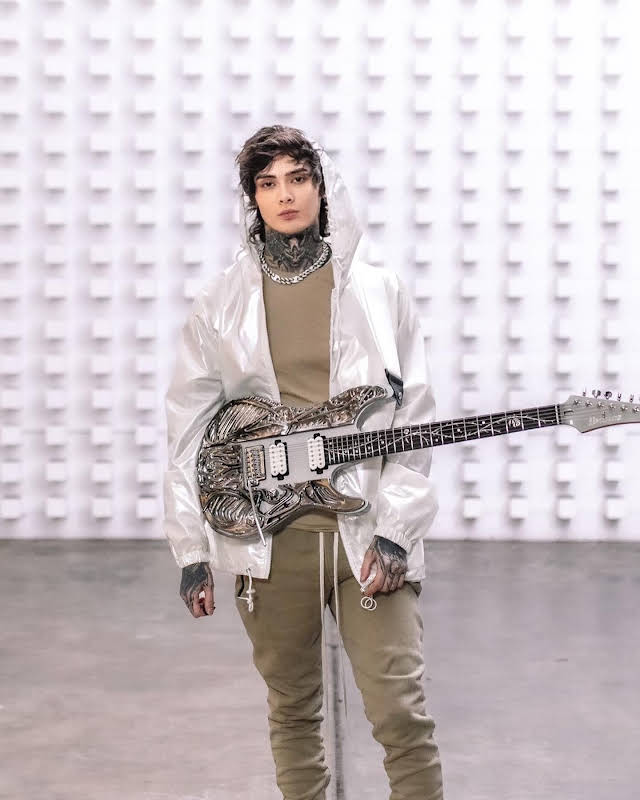
%> input picture timhenson.jpg, 640 x 800 px
$ octave colourtint_matlab.m   (GNU Octave 9; MATLAB toolbox functions it lacks are replaced by stand-ins)
%> lines starting %> are read from the running program, lines starting %| are printed output that depends on the picture
% % COLOUR TINT ON MATLAB
% By Ratna Aditya Apsari

%% Load the image
clear; close all;

im = imread('timhenson.jpg');
%> im is the input picture: size 800x640x3 uint8; mean R, G, B 202.6, 193.5, 196.7
imshow(im)

%% Adjust image intensity and gamma
imbright = imadjust(im,[], [0.1 0.8], [1.45]);
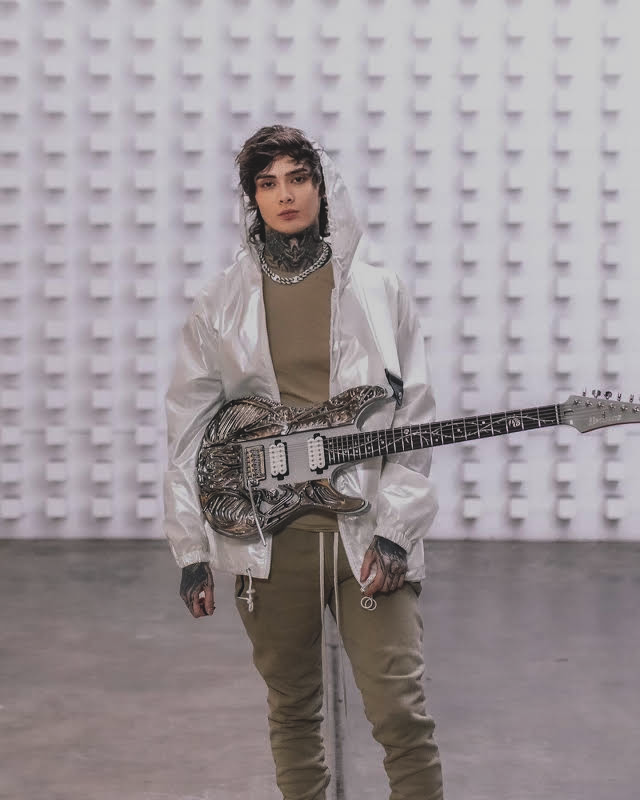
%> imbright: size 800x640x3 uint8; mean R, G, B 155.9, 148.2, 151.7
imshow(imbright)

%% Separate image into its respective RGB layers
imdbl = double(imbright); % // Read in your image here
inputRed = imdbl(:,:,1); %// Extract each colour plane
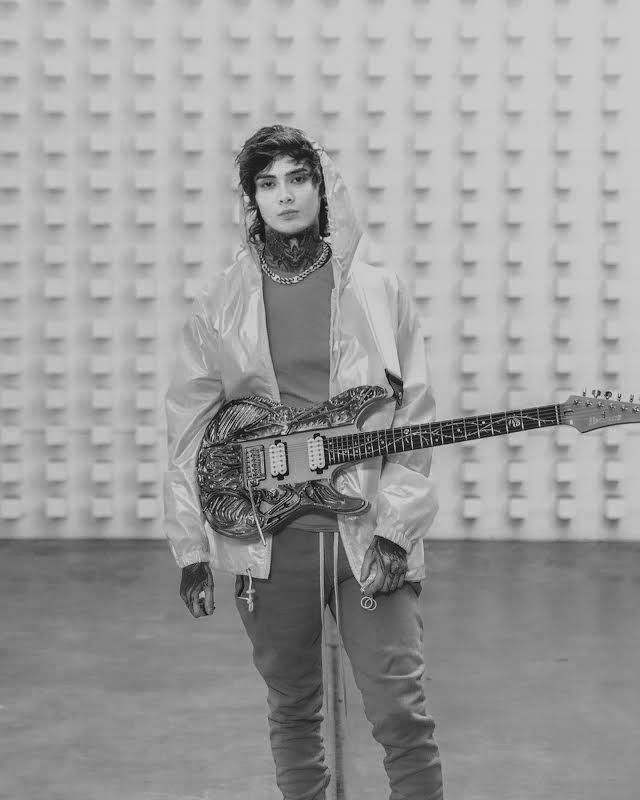
%> inputRed: size 800x640 double; min 26, max 204, mean 155.9
inputGreen = imdbl(:,:,2);
inputBlue = imdbl(:,:,3);
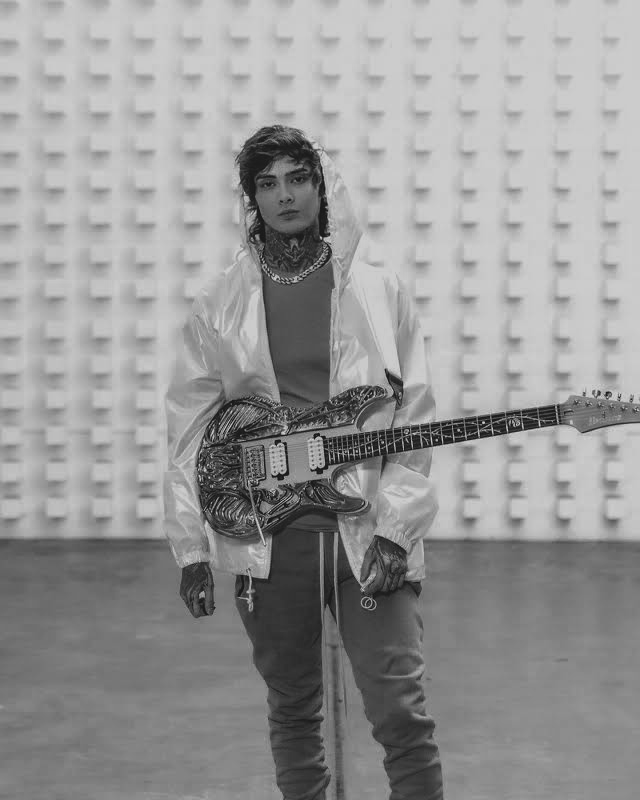
%> inputBlue: size 800x640 double; min 26, max 204, mean 151.7

%% Modify each RGB layer
outputRed = inputRed + (inputRed*11/100)+ (inputBlue * 12/100) ;
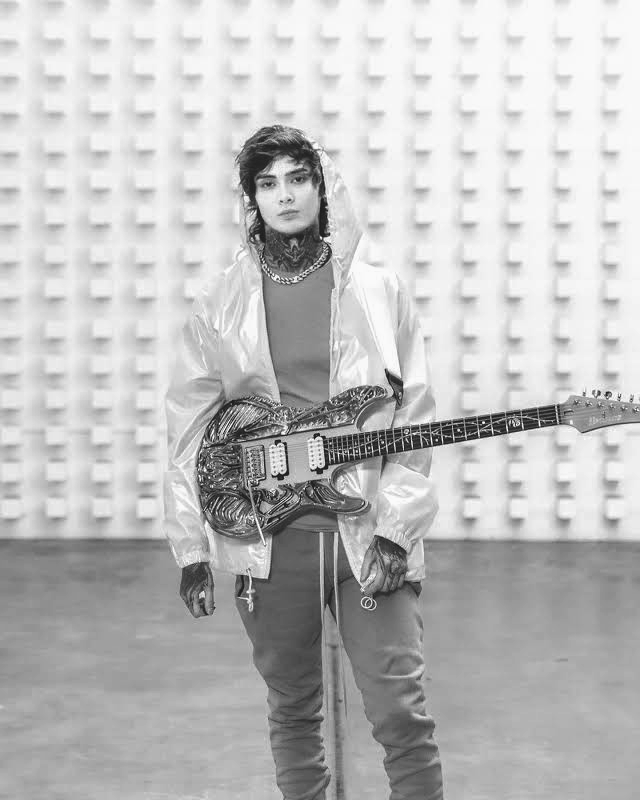
%> outputRed: size 800x640 double; min 31.98, max 250.9, mean 191.3
outputGreen = inputGreen + (inputGreen*14/100) + (inputBlue*23/100);
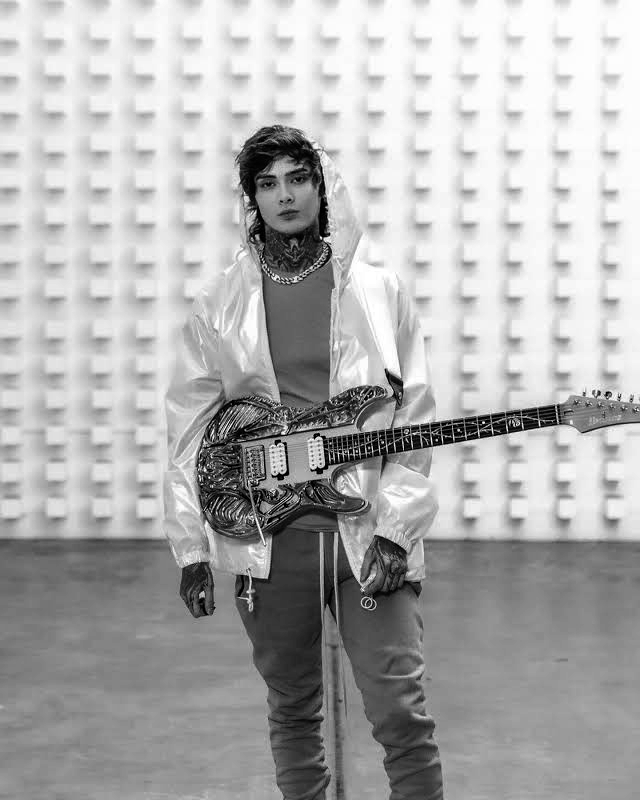
%> outputGreen: size 800x640 double; min 35.62, max 279.5, mean 203.9; drawn with min black and max white
outputBlue = inputBlue + (inputBlue*10/100)+(inputGreen*7/100) + (inputRed * 29/100);
outmain = uint8(cat(3, outputRed, outputGreen, outputBlue));
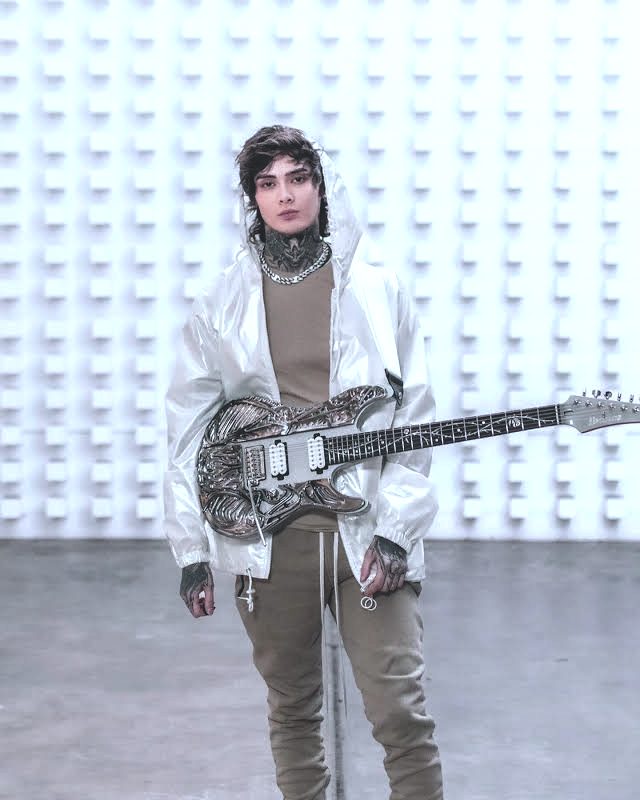
%> outmain: size 800x640x3 uint8; mean R, G, B 191.3, 200.4, 210.4
imshow(outmain)

%% Modify HSV attributes
HSV = rgb2hsv(outmain);  %# Convert the image to HSV space
%> HSV: size 800x640x3 double; mean H, S, V 0.563, 0.0979, 0.827
HSV(:,:,1) = HSV(:,:,1)*0.99;   % hue
%> HSV: size 800x640x3 double; mean H, S, V 0.557, 0.0979, 0.827
HSV(:,:,2) = HSV(:,:,2)*1.65;   % saturation
%> HSV: size 800x640x3 double; mean H, S, V 0.557, 0.162, 0.827
HSV(:,:,3) = HSV(:,:,3)*1.15;   % value
%> HSV: size 800x640x3 double; mean H, S, V 0.557, 0.162, 0.952
imrgb = hsv2rgb(HSV);  %# Convert the image back to RGB space
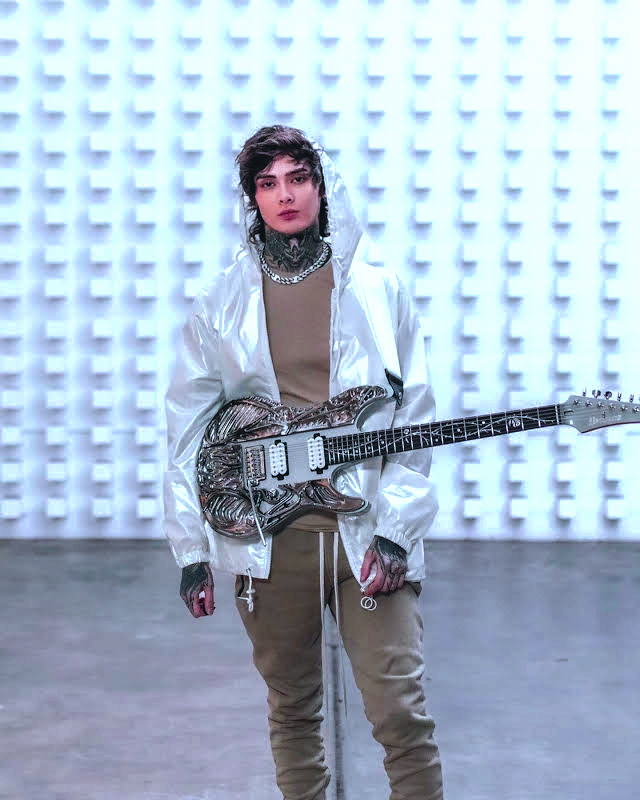
%> imrgb: size 800x640x3 double; mean R, G, B 0.805, 0.877, 0.946; drawn with min black and max white
imshow(imrgb)

%% Sharpen image
imsharp = imsharpen(imrgb,'Radius',0.4,'Amount',0.5);
imshow(imsharp)

%% Show image before and after
figure;
subplot(121); imshow(im); title('Original');
subplot(122); imshow(imsharp); title('Colour tinted');

%% Write final image as jpg file
imwrite(imsharp,'timhenson_colourtint.jpg');

$ run again, with colourtint_RGBmodified.png saved as timhenson.jpg
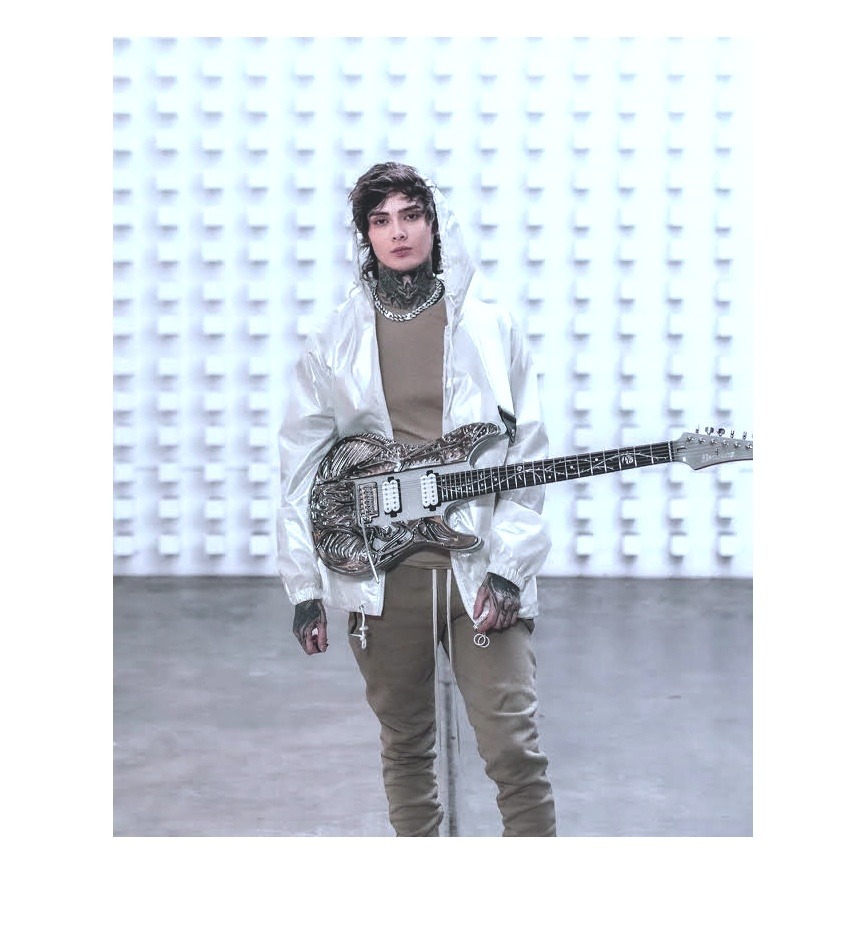
%> input picture colourtint_RGBmodified.png, 868 x 935 px
%> im is the input picture: size 935x868x3 uint8; mean R, G, B 214.7, 220.5, 226.6
%> `imrgb = hsv2rgb(HSV);`:
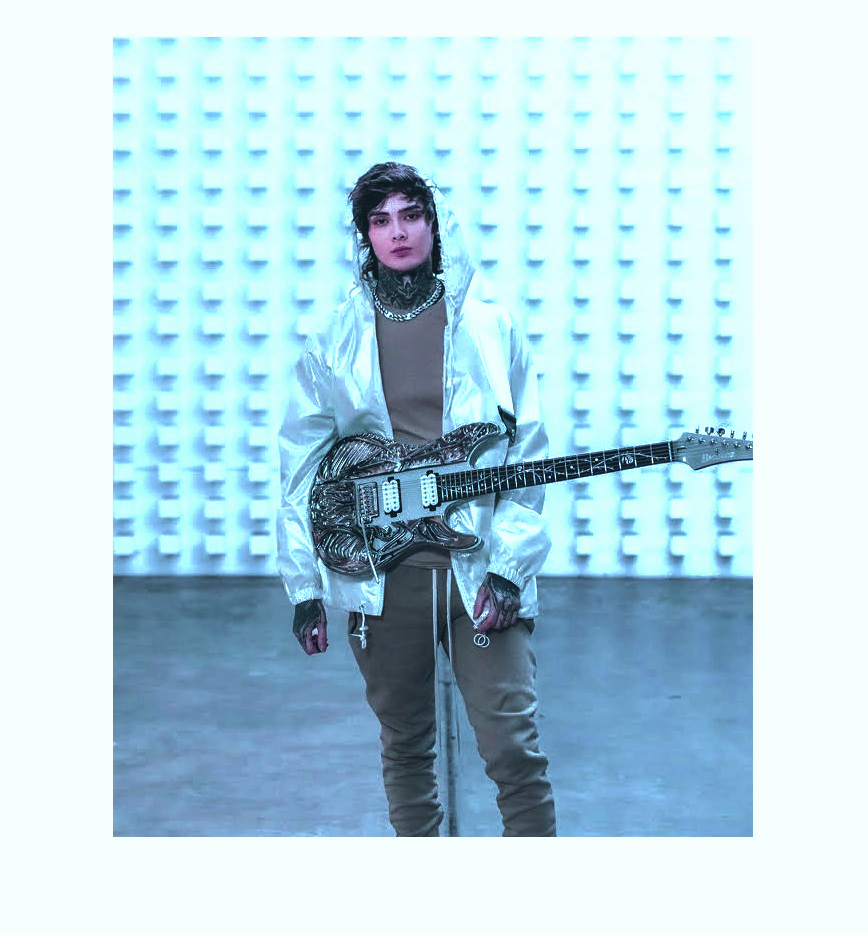
%> imrgb: size 935x868x3 double; mean R, G, B 0.867, 0.994, 1.04; drawn with min black and max white
%> `imshow(imrgb)`:
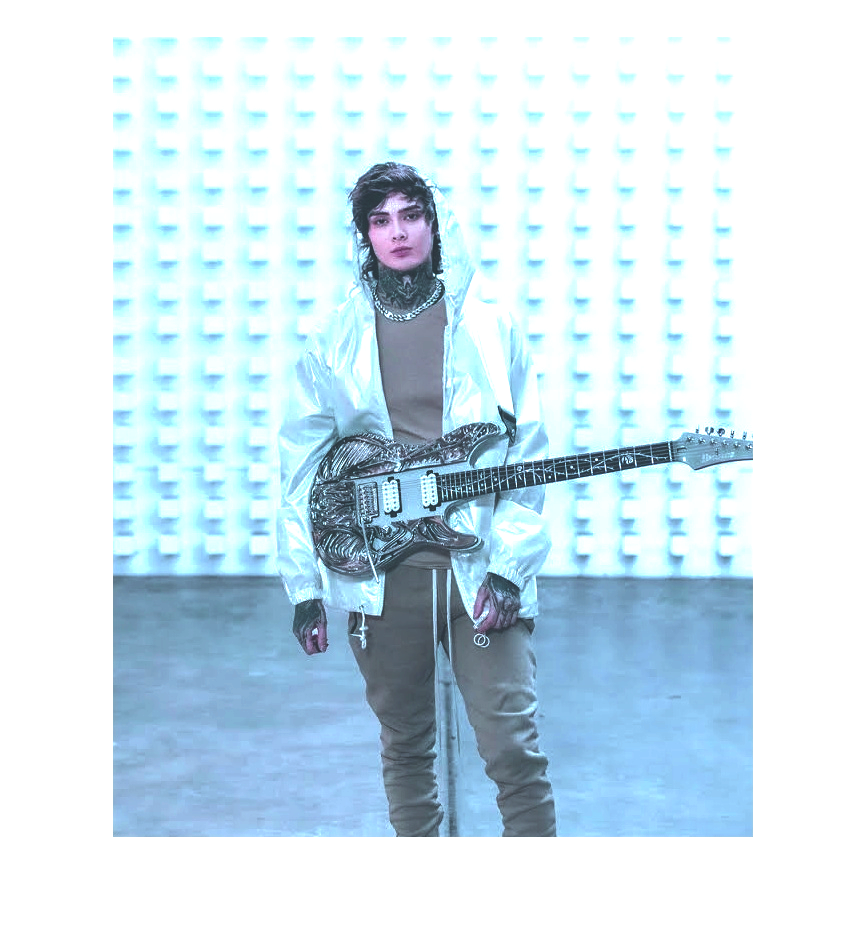
%> displayed picture: size 935x868x3, on the screen's scale of 0 to 255; mean R, G, B 208.8, 228, 237.5
